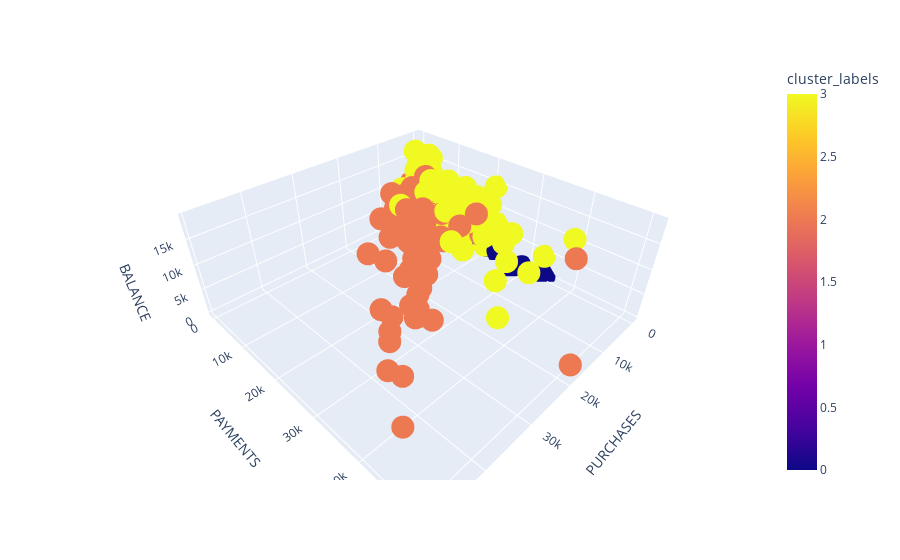

Notebook cell for this chart:
### Code cell
x_val = 'PURCHASES'
y_val = 'PAYMENTS'
z_val = 'BALANCE'
fig = px.scatter_3d(df_new, x=x_val, y=y_val, z=z_val, color='cluster_labels', labels='cluster_labels')
fig.show()

### Figure 1 — Plotly figure (JSON) as saved in the notebook; plotly's stock layout.template omitted (floating-point values rounded to 4 significant figures; data arrays with more than 128 entries replaced by an {"elided": "..."} marker saying what was removed)
{"data": [{"hovertemplate": "PURCHASES=%{x}<br>PAYMENTS=%{y}<br>BALANCE=%{z}<br>cluster_labels=%{marker.color}<extra></extra>", "legendgroup": "", "marker": {"color": {"elided": "8950 int values"}, "coloraxis": "coloraxis", "symbol": "circle"}, "mode": "markers", "name": "", "scene": "scene", "showlegend": false, "type": "scatter3d", "x": {"elided": "8950 float values"}, "y": {"elided": "8950 float values"}, "z": {"elided": "8950 float values"}}], "layout": {"coloraxis": {"colorbar": {"title": {"text": "cluster_labels"}}, "colorscale": [[0, "#0d0887"], [0.1111, "#46039f"], [0.2222, "#7201a8"], [0.3333, "#9c179e"], [0.4444, "#bd3786"], [0.5556, "#d8576b"], [0.6667, "#ed7953"], [0.7778, "#fb9f3a"], [0.8889, "#fdca26"], [1, "#f0f921"]]}, "legend": {"tracegroupgap": 0}, "margin": {"t": 60}, "scene": {"domain": {"x": [0, 1], "y": [0, 1]}, "xaxis": {"title": {"text": "PURCHASES"}}, "yaxis": {"title": {"text": "PAYMENTS"}}, "zaxis": {"title": {"text": "BALANCE"}}}}}
